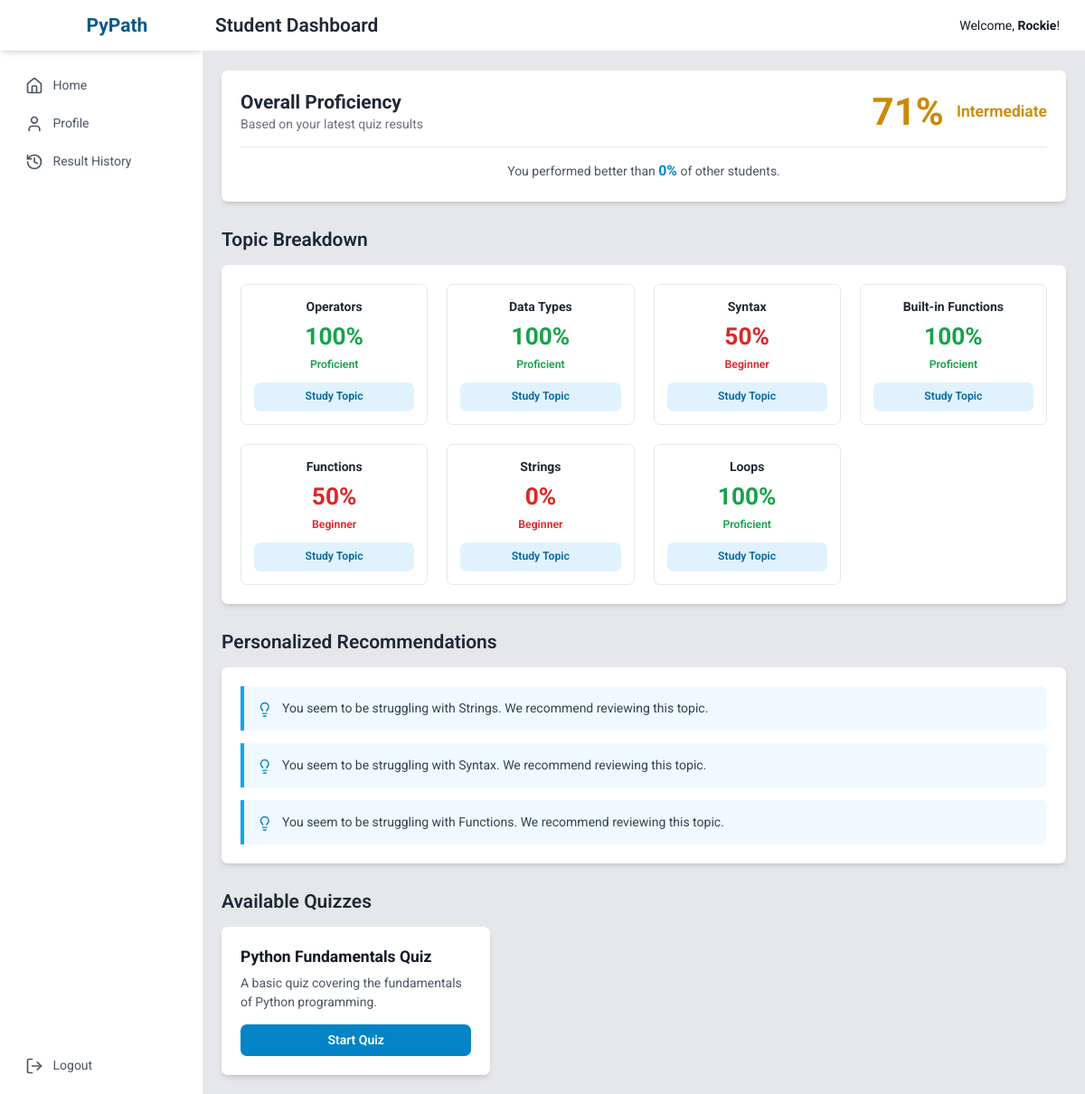
/dashboard (signed in), run on the app's committed database.
### tables this page shows
CREATE TABLE student_answers (
    id INTEGER PRIMARY KEY AUTOINCREMENT,
    result_id INTEGER NOT NULL,
    question_id INTEGER NOT NULL,
    user_answer TEXT,
    is_correct INTEGER NOT NULL, -- 1 for true, 0 for false
    FOREIGN KEY (result_id) REFERENCES results (id),
    FOREIGN KEY (question_id) REFERENCES questions (id)
);

CREATE TABLE questions (
    id INTEGER PRIMARY KEY AUTOINCREMENT,
    question_text TEXT NOT NULL,
    question_type TEXT NOT NULL DEFAULT 'multiple_choice', -- 'multiple_choice' or 'coding'
    topic TEXT NOT NULL, -- e.g., 'Variables', 'Loops', 'Functions' for the recommender system
    option_a TEXT,
    option_b TEXT,
    option_c TEXT,
    option_d TEXT,
    correct_answer TEXT,
    correct_code_output TEXT
);

CREATE TABLE recommendations (
    id INTEGER PRIMARY KEY AUTOINCREMENT,
    user_id INTEGER NOT NULL,
    recommendation_text TEXT NOT NULL,
    timestamp DATETIME DEFAULT CURRENT_TIMESTAMP,
    FOREIGN KEY (user_id) REFERENCES users (id)
);

CREATE TABLE question_sets (
    id INTEGER PRIMARY KEY AUTOINCREMENT,
    title TEXT NOT NULL,
    description TEXT
);

### app.py (the view)
@app.route('/dashboard')
def dashboard():
    if not get_user_id(): return redirect(url_for('login'))
    conn = get_db_connection()
    if is_admin():
        student_count = conn.execute('SELECT COUNT(*) FROM users WHERE is_admin = 0').fetchone()[0]
        quiz_count = conn.execute('SELECT COUNT(*) FROM question_sets').fetchone()[0]
        avg_score_data = conn.execute('SELECT AVG(score * 100.0 / total_questions) as avg_score FROM results').fetchone()
        avg_score = avg_score_data['avg_score'] if avg_score_data and avg_score_data['avg_score'] else 0
        performance_data = conn.execute("SELECT strftime('%Y-%m-%d', timestamp) as date, AVG(score * 100.0 / total_questions) as avg_score FROM results GROUP BY date ORDER BY date LIMIT 10").fetchall()
        chart_labels, chart_values = [row['date'] for row in performance_data], [row['avg_score'] for row in performance_data]
        conn.close()
        return render_template('admin/dashboard.html', student_count=student_count, quiz_count=quiz_count, avg_score=avg_score, chart_labels=json.dumps(chart_labels), chart_values=json.dumps(chart_values))
    else:
        sets = conn.execute('SELECT * FROM question_sets').fetchall()
        recommendations = conn.execute('SELECT * FROM recommendations WHERE user_id = ? ORDER BY timestamp DESC', (get_user_id(),)).fetchall()
        proficiency_data = calculate_proficiency(get_user_id(), conn)
        overall_proficiency, percentile = None, None
        if proficiency_data:
            average_percentage = sum(item['percentage'] for item in proficiency_data) / len(proficiency_data)
            level, color = get_proficiency_level(average_percentage)
            overall_proficiency = {'percentage': round(average_percentage), 'level': level, 'color': color}
            percentile = calculate_percentile(get_user_id(), conn)
        conn.close()
        return render_template('student/dashboard.html', sets=sets, recommendations=recommendations, proficiency=proficiency_data, overall_proficiency=overall_proficiency, percentile=percentile)

### app.py (called while the page is built)
def get_db_connection():
    conn = sqlite3.connect('pypath.db', check_same_thread=False, detect_types=sqlite3.PARSE_DECLTYPES | sqlite3.PARSE_COLNAMES)
    conn.row_factory = sqlite3.Row
    return conn

def get_user_id():
    return session.get('user_id')

def is_admin():
    return session.get('is_admin', False)

def get_proficiency_level(percentage):
    if percentage >= 85: return "Proficient", "text-green-600"
    elif percentage >= 60: return "Intermediate", "text-yellow-600"
    else: return "Beginner", "text-red-600"

def calculate_percentile(user_id, conn):
    user_latest_result = conn.execute('SELECT (score * 100.0 / total_questions) as percentage FROM results WHERE user_id = ? ORDER BY timestamp DESC LIMIT 1', (user_id,)).fetchone()
    if not user_latest_result: return None
    user_percentage = user_latest_result['percentage']
    all_latest_scores = conn.execute('SELECT MAX(score * 100.0 / total_questions) as latest_percentage FROM results r JOIN users u ON r.user_id = u.id WHERE u.is_admin = 0 GROUP BY r.user_id').fetchall()
    if not all_latest_scores: return 100
    total_students = len(all_latest_scores)
    scores_lower = sum(1 for row in all_latest_scores if row['latest_percentage'] < user_percentage)
    if total_students == 0: return 100
    percentile = (scores_lower / total_students) * 100
    return round(percentile)

### templates/student/dashboard.html (shortened to what this page needs)
{% extends "layout.html" %}
{% block header %}Student Dashboard{% endblock %}
{% block content %}
{% if overall_proficiency %}
<div class="mb-8 bg-white p-6 rounded-lg shadow-md">
    <div class="flex flex-col md:flex-row items-center justify-between">
        <div class="text-center md:text-left mb-4 md:mb-0">
            <h3 class="text-2xl font-bold text-gray-800">Overall Proficiency</h3>
            <p class="text-gray-500">Based on your latest quiz results</p>
        </div>
        <div class="flex items-center space-x-4">
            <div class="text-5xl font-bold {{ overall_proficiency.color }}">
                {{ overall_proficiency.percentage }}%
            </div>
            <div class="text-xl font-semibold {{ overall_proficiency.color }}">
                {{ overall_proficiency.level }}
            </div>
        </div>
    </div>
    {% if percentile is not none %}
    <div class="border-t mt-4 pt-4 text-center">
        <p class="text-gray-600">You performed better than <strong class="text-sky-600 text-lg">{{ percentile }}%</strong> of other students.</p>
    </div>
    {% endif %}
</div>
{% endif %}
{% if proficiency %}
<div class="mb-8">
    <h2 class="text-2xl font-semibold text-gray-800 mb-4">Topic Breakdown</h2>
    <div class="bg-white p-6 rounded-lg shadow-md">
        <div class="grid grid-cols-1 sm:grid-cols-2 md:grid-cols-3 lg:grid-cols-4 gap-6">
            {% for item in proficiency %}
            <div class="border border-gray-200 rounded-lg p-4 flex flex-col items-center text-center">
                <h4 class="font-bold text-gray-800">{{ item.topic }}</h4>
                <p class="text-3xl font-bold my-2 {{ item.color }}">{{ item.percentage }}%</p>
                <p class="text-sm font-semibold {{ item.color }} mb-3">{{ item.level }}</p>
                <a href="{{ item.study_link }}" target="_blank" class="mt-auto text-sm w-full text-center bg-sky-100 text-sky-700 font-semibold py-2 px-3 rounded-lg hover:bg-sky-200 transition">
                    Study Topic
                </a>
            </div>
            {% endfor %}
        </div>
    </div>
</div>
{% endif %}
{% if recommendations %}
<div class="mb-8">
    <h2 class="text-2xl font-semibold text-gray-800 mb-4">Personalized Recommendations</h2>
    <div class="bg-white p-6 rounded-lg shadow-md space-y-4">
        {% for rec in recommendations %}
        <div class="flex items-start p-4 bg-sky-50 border-l-4 border-sky-500 rounded-r-lg">
            <i data-lucide="lightbulb" class="h-5 w-5 text-sky-600 mr-3 mt-1"></i>
            <p class="text-gray-700">{{ rec.recommendation_text }}</p>
        </div>
        {% endfor %}
    </div>
</div>
{% endif %}
<div>
    <h2 class="text-2xl font-semibold text-gray-800 mb-4">Available Quizzes</h2>
    <div class="grid grid-cols-1 md:grid-cols-2 lg:grid-cols-3 gap-6">
        {% for set in sets %}
        <div class="bg-white rounded-lg shadow-md overflow-hidden transform hover:scale-105 transition-transform duration-300">
            <div class="p-6">
                <h3 class="text-xl font-bold text-gray-900 mb-2">{{ set.title }}</h3>
                <p class="text-gray-600 mb-4">{{ set.description }}</p>
                <a href="{{ url_for('quiz', set_id=set.id) }}" class="inline-block w-full text-center bg-sky-600 text-white font-semibold py-2 px-4 rounded-lg hover:bg-sky-700">
                    Start Quiz
                </a>
            </div>
        </div>
        {% else %}
        <p>No quizzes are available at the moment.</p>
        {% endfor %}
    </div>
</div>
{% endblock %}

### templates/layout.html (style rules this page uses)
html { font-size: 14px; }
body { font-family: 'Roboto', sans-serif; }

### data on the page
student_answers: topic "Operators", percentage "100", level "Proficient"
student_answers: topic "Data Types", percentage "100", level "Proficient"
student_answers: topic "Syntax", percentage "50", level "Beginner"
student_answers: topic "Built-in Functions", percentage "100", level "Proficient"
student_answers: topic "Functions", percentage "50", level "Beginner"
student_answers: topic "Strings", percentage "0", level "Beginner"
student_answers: topic "Loops", percentage "100", level "Proficient"
recommendations: recommendation_text "You seem to be struggling with Strings. We recommend reviewing this topic."
recommendations: recommendation_text "You seem to be struggling with Syntax. We recommend reviewing this topic."
recommendations: recommendation_text "You seem to be struggling with Functions. We recommend reviewing this topic."
question_sets: title "Python Fundamentals Quiz", description "A basic quiz covering the fundamentals of Python programming."

### other printed values
{{ session.first_name or session.username }} "Rockie"
{{ overall_proficiency.percentage }} "71"
{{ overall_proficiency.level }} "Intermediate"
{{ percentile }} "0"
